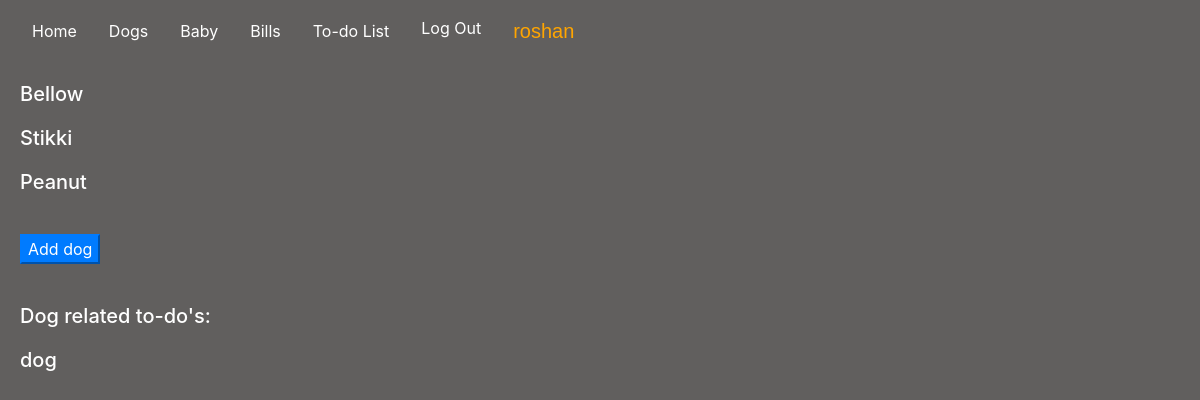
The page /dogs (signed in) on the database as committed earlier.
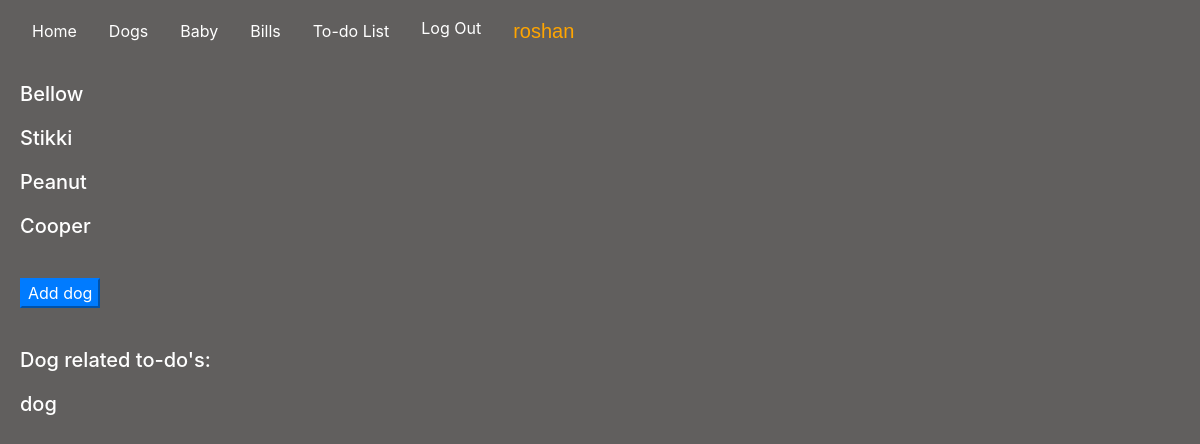
The same page on the database as committed later.
### housemanager/models.py (models this page shows, shortened)
class Dogs(models.Model):
    dog_name = models.CharField(max_length=200)
    dog_birthdate = models.DateField(auto_now=False, auto_now_add=False)
    dog_weight = models.IntegerField(default=0)

class Todo(models.Model):
    todo = models.CharField(max_length = 200)
    done = models.BooleanField(default=False)
    todo_date = models.DateField(default=datetime.now, blank=True)
    todo_cat = models.CharField(max_length=200, blank = True)

### housemanager/views.py (the view)
# urls.py: path("dogs", views.dogs, name="dogs"),
@login_required(login_url="/login")
def dogs(request):
    dogs = Dogs.objects.all()
    todo = Todo.objects.filter(todo_cat="Dogs", done=False)
    return render(request, "housemanager/dogs.html", {
        "dogs": dogs,
        "todo": todo
    })

### housemanager/templates/housemanager/dogs.html (shortened to what this page needs)
{% extends "housemanager/layout.html" %}
{% load static %}
{% block body %}
<div id="dogs">
    <div id="dog_list">
        {% for dogs in dogs %}
            <h5><a href="{% url 'dog_name' dogs.dog_name %}">{{dogs.dog_name}}</a></h5>
        {% endfor %}
    </div>
    <button id="add_dog" class="btn-primary">Add dog</button>
</div>
<div id="dog-todo">
    {% for todo in todo%}
        <h5> Dog related to-do's:</h4>
        <h5>{{todo.todo}}</h5>
    {% endfor %}
</div>
{% endblock %}

Rows that differ between the two databases and show on the page:
added Dogs: dog_name "Cooper"
